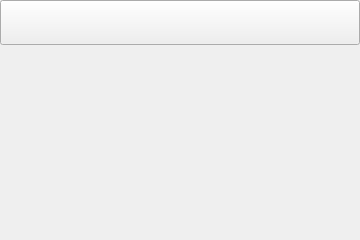
<?xml version="1.0" encoding="UTF-8"?>
<ui version="4.0">
 <class>GameModeItem</class>
 <widget class="QWidget" name="GameModeItem">
  <property name="geometry">
   <rect>
    <x>0</x>
    <y>0</y>
    <width>360</width>
    <height>240</height>
   </rect>
  </property>
  <property name="windowTitle">
   <string>Form</string>
  </property>
  <layout class="QVBoxLayout" name="verticalLayout">
   <property name="spacing">
    <number>10</number>
   </property>
   <property name="leftMargin">
    <number>0</number>
   </property>
   <property name="topMargin">
    <number>0</number>
   </property>
   <property name="rightMargin">
    <number>0</number>
   </property>
   <property name="bottomMargin">
    <number>0</number>
   </property>
   <item>
    <widget class="QPushButton" name="select_btn">
     <property name="font">
      <font>
       <family>Segoe UI</family>
       <pointsize>14</pointsize>
       <weight>50</weight>
       <bold>false</bold>
      </font>
     </property>
     <property name="styleSheet">
      <string notr="true">padding: 10px;</string>
     </property>
     <property name="text">
      <string/>
     </property>
    </widget>
   </item>
   <item>
    <widget class="QLabel" name="description_label">
     <property name="font">
      <font>
       <family>Segoe UI</family>
       <pointsize>12</pointsize>
      </font>
     </property>
     <property name="styleSheet">
      <string notr="true"/>
     </property>
     <property name="text">
      <string/>
     </property>
     <property name="alignment">
      <set>Qt::AlignLeading|Qt::AlignLeft|Qt::AlignTop</set>
     </property>
     <property name="wordWrap">
      <bool>true</bool>
     </property>
    </widget>
   </item>
  </layout>
 </widget>
 <resources/>
 <connections/>
</ui>
